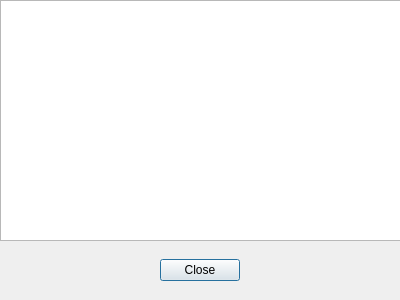
<?xml version="1.0" encoding="UTF-8"?>
<ui version="4.0">
 <class>ConsoleDialog</class>
 <widget class="QDialog" name="ConsoleDialog">
  <property name="geometry">
   <rect>
    <x>0</x>
    <y>0</y>
    <width>400</width>
    <height>300</height>
   </rect>
  </property>
  <property name="windowTitle">
   <string>Console Dialog</string>
  </property>
  <widget class="QTextEdit" name="textEdit">
   <property name="geometry">
    <rect>
     <x>0</x>
     <y>0</y>
     <width>401</width>
     <height>241</height>
    </rect>
   </property>
  </widget>
  <widget class="QWidget" name="horizontalLayoutWidget">
   <property name="geometry">
    <rect>
     <x>-1</x>
     <y>240</y>
     <width>401</width>
     <height>61</height>
    </rect>
   </property>
   <layout class="QHBoxLayout" name="horizontalLayout">
    <item>
     <spacer name="rightHorizontalSpacer">
      <property name="orientation">
       <enum>Qt::Horizontal</enum>
      </property>
      <property name="sizeHint" stdset="0">
       <size>
        <width>40</width>
        <height>20</height>
       </size>
      </property>
     </spacer>
    </item>
    <item>
     <widget class="QPushButton" name="closeButton">
      <property name="text">
       <string>Close</string>
      </property>
     </widget>
    </item>
    <item>
     <spacer name="leftHorizontalSpacer">
      <property name="orientation">
       <enum>Qt::Horizontal</enum>
      </property>
      <property name="sizeHint" stdset="0">
       <size>
        <width>40</width>
        <height>20</height>
       </size>
      </property>
     </spacer>
    </item>
   </layout>
  </widget>
 </widget>
 <resources/>
 <connections>
  <connection>
   <sender>closeButton</sender>
   <signal>clicked()</signal>
   <receiver>ConsoleDialog</receiver>
   <slot>close()</slot>
   <hints>
    <hint type="sourcelabel">
     <x>199</x>
     <y>270</y>
    </hint>
    <hint type="destinationlabel">
     <x>199</x>
     <y>149</y>
    </hint>
   </hints>
  </connection>
 </connections>
</ui>
